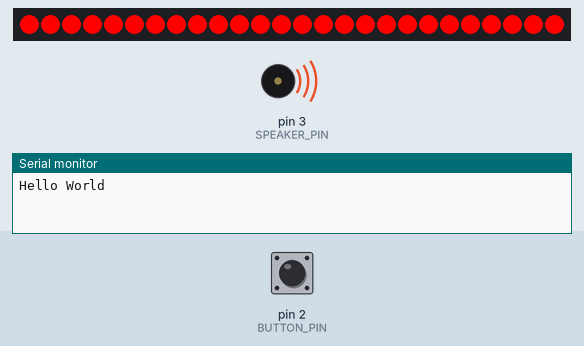
A program run on a simulated Arduino Nano, built with avr-gcc and run on an emulated ATmega328P. Parts: 26 RGB LEDs in strip order, left to right, buzzer (waves = sounding), the last lines printed to the serial monitor. Inputs (shaded band) come from the test bench; at power-on: pin 2 (BUTTON_PIN) HIGH. The strip is taken to match the declared colour order.

Above: at 1.2 s.
1.3 s: pin 2 (BUTTON_PIN) pulled LOW for 0.15 s
At 2.1 s:
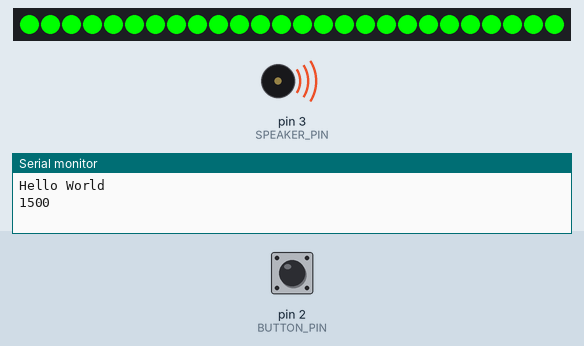
3.8 s: pin 2 (BUTTON_PIN) pulled LOW for 1 s
7.1 s: pin 2 (BUTTON_PIN) pulled LOW for 3.2 s
Timing chart, 0 to 10.1 s (numbered marks = the images above; inputs shaded):
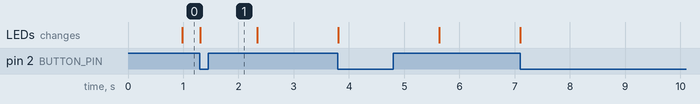

The program:

main.cpp
```cpp
#include <Arduino.h>
#include <Adafruit_NeoPixel.h>

#define SPEAKER_PIN 3
#define BUTTON_PIN 2

#define LED_PIN 13
#define LED_COUNT 26

#define DEBOUNCE_INTERVAL_MS 200

#define BEEP_DURATION_MS 50
#define BEEP_SCORE_LENGTH 20

uint32_t next_read_time = millis();

uint32_t next_beep_note_time = millis();
uint16_t beep_score_index = 0;
uint8_t beep_score[BEEP_SCORE_LENGTH] =
{
  1, 0, 1, 0, 1, 0, 1, 0, 1, 0,
  1, 0, 1, 0, 1, 0, 1, 0, 1, 0
};

Adafruit_NeoPixel strip(LED_COUNT, LED_PIN, NEO_RGBW + NEO_KHZ800);

void setup() {
  // put your setup code here, to run once:
  Serial.begin(9600);
  Serial.println("Hello World");

  pinMode(SPEAKER_PIN, OUTPUT);
  TCCR2B = TCCR2B & (B11111000 | B00000101); // for PWM frequency of 245.10 Hz
  analogWrite(SPEAKER_PIN, 127);

  pinMode(BUTTON_PIN, INPUT);

  strip.begin();
}

void beep_start() {
  beep_score_index = 0;
  next_beep_note_time = millis() + BEEP_DURATION_MS;
}

void beep_on() {
  analogWrite(SPEAKER_PIN, 127);
}

void beep_off() {
  analogWrite(SPEAKER_PIN, 0);
}

void led_red() {
  for (size_t i = 0; i < LED_COUNT; i++) {
    strip.setPixelColor(i, 0, 255, 0, 0);
  }
}

void led_green() {
  for (size_t i = 0; i < LED_COUNT; i++) {
    strip.setPixelColor(i, 255, 0, 0, 0);
  }
}

void beep_play() {
  if (beep_score_index >= BEEP_SCORE_LENGTH) {
    beep_off(); // stop beeping if you fell off the end of the score
    led_green();
    return;
  }

  beep_score[beep_score_index] ? beep_on() : beep_off();

  if (millis() > next_beep_note_time) {
    next_beep_note_time = millis() + BEEP_DURATION_MS;
    beep_score_index++;
  }
}

void loop() {
  // put your main code here, to run repeatedly:

  if (millis() > next_read_time && !digitalRead(BUTTON_PIN)) {
    // Button pin has been depressed
    next_read_time = millis() + DEBOUNCE_INTERVAL_MS;
    Serial.println(next_read_time);
    beep_start();
    led_red();
  }

  beep_play();
  strip.show();
}
```

Measured:
- after the input at 1.3 s, the LEDs: change at once (image 1)
